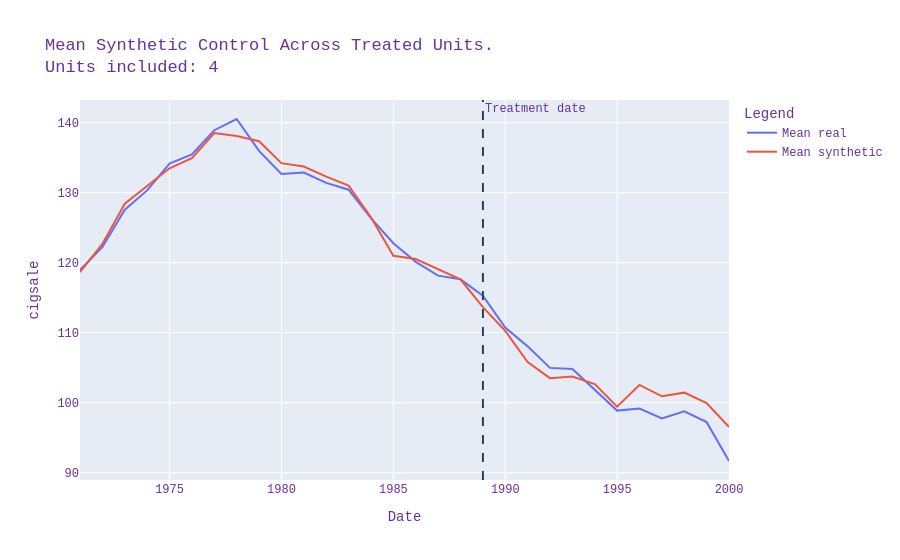

Write notebook code for a chart like this one.
### Markdown cell above
### 8.2 Split workflow: `fit_all`

Что делаем:
- обучаем Synthetic Control для каждого treated-unit отдельно.

Зачем:
- получить промежуточный контроль над этапом обучения.

### Code cell
# Вариант 1: split workflow
fitted_units = experiment.fit_all(
    feature="cigsale",
    to_plot=False,
    control_group=all_controls,
    max_iter=2_000,
    to_plot_aggregated = True,
    tolerance=1e-8,
    continue_on_fit_error = True
)
len(fitted_units)
